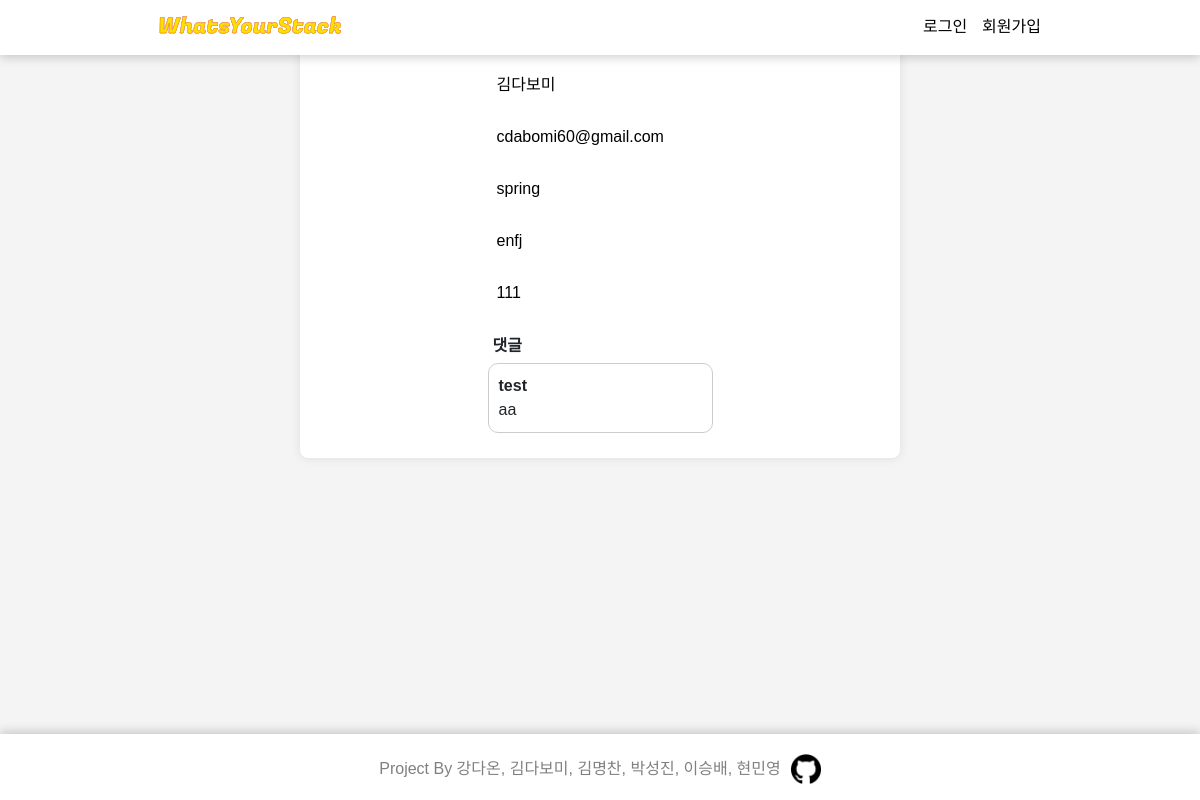
/post/1, run on an earlier commit of the app's database.
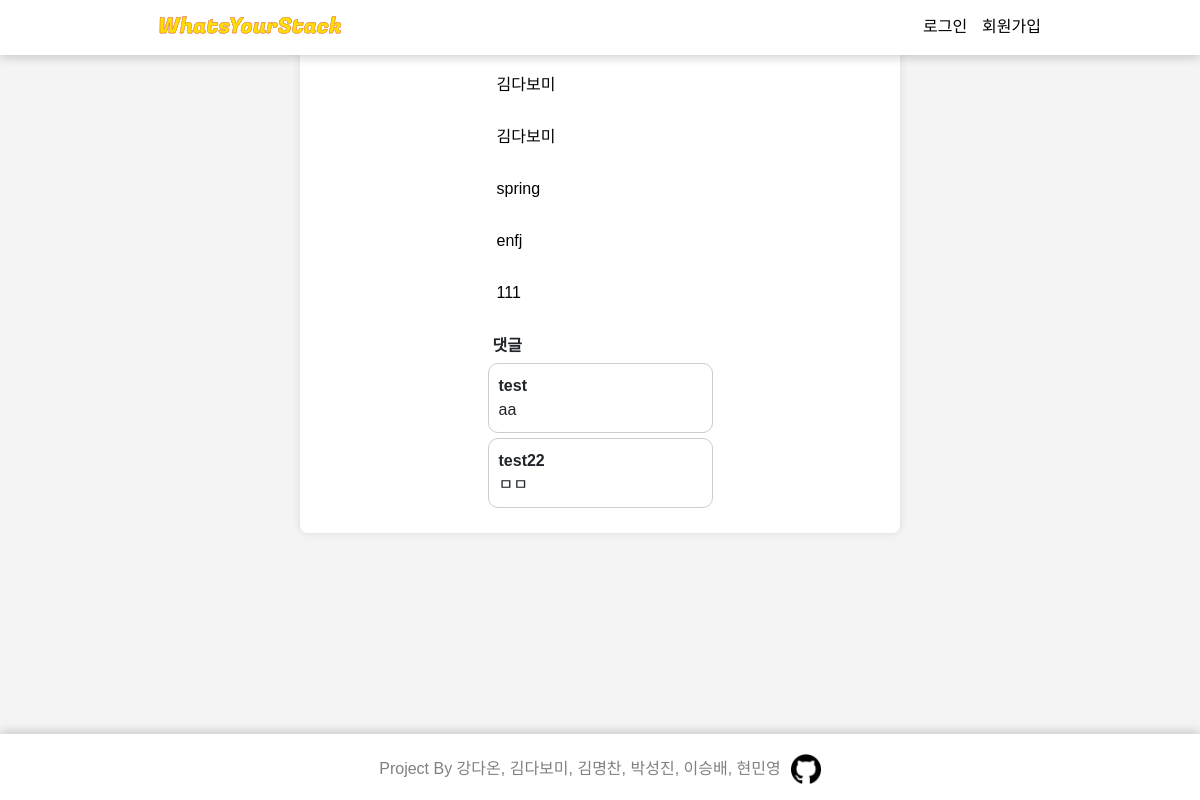
And on a later commit of the database.
### app.py (models this page shows, shortened)
class Member(db.Model, UserMixin):
    member_id = db.Column(db.Integer, primary_key=True)
    email = db.Column(db.String, nullable=False, unique=True)
    password = db.Column(db.String, nullable=False)
    name = db.Column(db.String, nullable=False)
    boards = db.relationship("Board", backref="board", lazy=True)

class Board(db.Model):
    board_id = db.Column(db.Integer, primary_key=True, autoincrement=True)
    member_id = db.Column(db.Integer, db.ForeignKey("member.member_id"), nullable=True)
    skill = db.Column(db.String, nullable=False)
    secondTag = db.Column(db.String, nullable=True)
    image_url = db.Column(db.String, nullable=True)
    content = db.Column(db.String, nullable=False)

class Comment(db.Model):
    comment_id = db.Column(db.Integer, primary_key=True)
    member_id = db.Column(db.Integer, db.ForeignKey("member.member_id"), nullable=False)
    board_id = db.Column(db.Integer, db.ForeignKey("board.board_id"), nullable=False)
    content = db.Column(db.String, nullable=False)

### app.py (the view)
@app.route("/post/<int:id>")
def select_post(id):
    memberId = current_user.get_id()
    board_list = session.query(Member,Board).join(Board).filter_by(board_id=id).all()
    comment_list = session.query(Member, Comment).join(Comment).filter_by(board_id=id).all()
    rows = select(Board).where(Board.board_id==id).where(Board.member_id==memberId)
    conn = engine.connect()
    boolean = False
    for row in conn.execute(rows):
        if row[0] > 0 :
            boolean = True
    context= {
        "boolean" : boolean,
        "list" : board_list,
        "comment" : comment_list,
    }
    return render_template("board.html", data=context)

### templates/board.html (shortened to what this page needs)
<!DOCTYPE html>
<html lang="en">
<head>
    <link href="https://cdn.jsdelivr.net/npm/bootstrap@5.3.0/dist/css/bootstrap.min.css" rel="stylesheet"
 />
</head>
<body>
    <div class="custom-header-wrap">
        <header class="custom-header">
            <nav class="custom-nav">
                <div class="logo-wrap">
                    <a href="/"><img src="/static/images/logo.png" alt="logo" class="logo-img" /></a>
                </div>
                <ul class="custom-navbar-list">
                    {% if current_user.is_authenticated %}
                    <li class="custom-nav-item">
                        <p style="margin: 0">{{ current_user.name }}님 환영합니다!</p>
                    </li>
                    <li class="custom-nav-item">
                        <a class="custom-nav-link" href="/logout">로그아웃</a>
                    </li>
                    {% else %}
                    <li class="custom-nav-item">
                        <a class="custom-nav-link" href="/login">로그인</a>
                    </li>
                    <li class="custom-nav-item">
                        <a class="custom-nav-link" href="/register">회원가입</a>
                    </li>
                    {% endif %}
                </ul>
            </nav>
        </header>
    </div>
    <div class="form-container">
        <form action="{{url_for('edit_post')}}" method="POST">
            {%for board in data['list'] %}
            <div class="form-image">
            </div>
            <div class="form-group">
                <input type="text" name="email" value="{{board[0].name}}" class="card-data"
                    style="-webkit-user-drag: none;" readonly />
            </div>
            <div class="form-group">
                <input type="text" name="email" value="{{board[0].email}}" class="card-data" readonly />
            </div>
            <div class="form-group">
                <input type="text" name="skill" value="{{board[1].skill}}" class="card-data" readonly />
            </div>
            <div class="form-group">
                <input type="text" name="secondTag" value="{{board[1].secondTag}}" class="card-data" readonly />
            </div>
            <div class="form-group">
                <input type="text" name="content" value="{{board[1].content}}" class="card-data" />
            </div>
            <p class="comment_title">댓글</p>
            {%for m in data['comment']%}
            <div class="comment">
                <p class="comment_name">{{m[0].name}}</p>
                <p class="comment_content">{{m[1].content}}</p>
            </div>
            {%endfor%}
            {%endfor%}
            </div>
        <div class="custom-footer-wrap">
            <footer class="custom-footer">
                <p>Project By 강다온, 김다보미, 김명찬, 박성진, 이승배, 현민영</p>
                <a href="https://github.com/WhatYourStack/WhatsYourStack" target="_blank"><img
                        src="/static/images/github-logo.png" alt="github-logo" class="github-logo" /></a>
            </footer>
        </div>
</body>
</html>

### templates/board.html (style rules this page uses)
body { font-family: 'Arial', sans-serif; }
.custom-header-wrap { width: 100%; box-shadow: 0 2px 10px rgba(0, 0, 0, 0.2); background-color: #fff; position: fixed; top: 0; z-index: 99999; height: 55px; }
.custom-header { width: 76%; margin: auto; margin-bottom: 30px; }
.custom-nav { width: 100%; display: flex; justify-content: space-between; }
.logo-wrap { margin-left: 15px; }
.logo-img { width: 100%; margin-top: 10px; }
.custom-navbar-list { display: flex; margin-top: 15px; }
.custom-nav-item { list-style: none; margin-right: 15px; }
.custom-nav-link { text-decoration: none; color: black; }
.custom-footer-wrap { width: 100%; padding-top: 20px; box-shadow: 0 -2px 10px rgba(0, 0, 0, 0.2); margin-top: 50px; position: fixed; bottom: 0; z-index: 9999; background-color: #fff; color: gray; font-weight: 100; text-align: center; }
.custom-footer { display: flex; align-items: center; justify-content: center; }
.github-logo { width: 30px; height: 30px; margin: 0 0 16px 10px; }
body { font-family: Arial, sans-serif; background-color: #f4f4f4; margin: 0; padding: 0; }
.card-data { width: 100%; padding: 8px; border-radius: 4px; border: 1px solid #fff; }
.form-container { width: 50%; margin: 0 auto 100px; background-color: #fff; padding: 20px; border-radius: 8px; box-shadow: 0 0 10px rgba(0, 0, 0, 0.1); display: flex; justify-content: center; overflow: hidden; }
.form-group { margin-bottom: 10px; width: 100%; }
.form-image { margin-bottom: 20px; height: auto; width: 100%; object-fit: cover; display: flex; justify-content: center; }
.comment_title, .comment_write_title { font-weight: bold; margin: 20px 0 5px 5px; }
.comment, .comment_write { border: 1px solid #ccc; border-radius: 10px; padding: 10px; margin-bottom: 5px; }
.comment_content { margin-bottom: 0; }
.comment_name { margin-bottom: 0; font-weight: bold; }

What changed in the data, as far as the page shows it:
changed Member "김다보미": email "cdabomi60@gmail.com" → "김다보미"
added Member: name "test22", content "ㅁㅁ"
